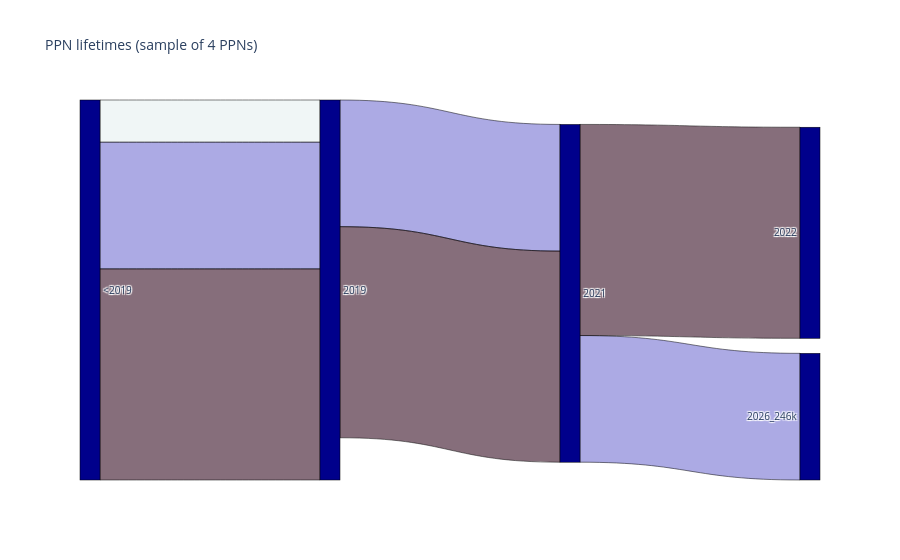

The notebook cell this image was saved under:
### Code cell
SELECTED_PPN_COUNT = 4  # the number of PPNs selected for display
display_limit = index_after_nTh_ppn[
    SELECTED_PPN_COUNT
]  # index sets how many PPNs will be selected
# if you want to display all available PPNs uncomment the following two lines
# display_limit = len(sankey_custom_data)
# SELECTED_PPN_COUNT=len(debug_ppns)

# debug plot
for ppn in list(picked_explained.keys())[:SELECTED_PPN_COUNT]:
    print(f"PPN: {ppn}\t{picked_explained[ppn]}")


# normalise values to 0..1 and sample a colorscale
vals = sankey_values[:display_limit]
vmin, vmax = min(vals), max(vals)
norm = [(v - vmin) / (vmax - vmin) if vmax > vmin else 0.5 for v in vals]
link_colors = pc.sample_colorscale(COLOR_SCALE, norm)  # -> ["rgb(r, g, b)", ...]
# optional: make links semi-transparent so overlaps stay readable
link_colors = [c.replace("rgb", "rgba").replace(")", ", 0.6)") for c in link_colors]

# increase width of lines, values are taken for width, if you need more width, increase the exponent
WIDTH_EXPONENT = 1
display_vals = [v**WIDTH_EXPONENT for v in vals]

fig = go.Figure(
    data=[
        go.Sankey(
            node=dict(
                pad=15,
                thickness=20,
                line=dict(color="black", width=0.5),
                label=years,
                color="darkblue",
            ),
            link=dict(
                source=sankey_source[:display_limit],
                target=sankey_target[:display_limit],
                value=display_vals,  # sankey_values[:display_limit],
                color=link_colors,
                line=dict(color="black", width=0.5),
                customdata=sankey_custom_data[:display_limit],
                hovertemplate="%{customdata}<extra></extra>",
            ),
        )
    ]
)

fig.update_layout(
    title_text=f"PPN lifetimes (sample of {SELECTED_PPN_COUNT:,} PPNs)", font_size=10
)
fig.show()

### Figure 1 — Plotly figure (JSON) as saved in the notebook; plotly's stock layout.template omitted (floating-point values rounded to 4 significant figures)
{"data": [{"link": {"color": ["rgba(230, 240, 240, 0.6)", "rgba(118, 114, 211, 0.6)", "rgba(118, 114, 211, 0.6)", "rgba(118, 114, 211, 0.6)", "rgba(54, 14, 36, 0.6)", "rgba(54, 14, 36, 0.6)", "rgba(54, 14, 36, 0.6)"], "customdata": ["PPN676483054 @ 1", "PPN832954292 @ 3", "PPN832954292 @ 3", "PPN832954292 @ 3", "PPN1046035355 @ 5", "PPN1046035355 @ 5", "PPN1046035355 @ 5"], "hovertemplate": "%{customdata}<extra></extra>", "line": {"color": "black", "width": 0.5}, "source": [0, 0, 1, 2, 0, 1, 2], "target": [1, 1, 2, 5, 1, 2, 3], "value": [1, 3, 3, 3, 5, 5, 5]}, "node": {"color": "darkblue", "label": ["<2019", "2019", "2021", "2022", "2026", "2026_246k"], "line": {"color": "black", "width": 0.5}, "pad": 15, "thickness": 20}, "type": "sankey"}], "layout": {"font": {"size": 10}, "title": {"text": "PPN lifetimes (sample of 4 PPNs)"}}}
